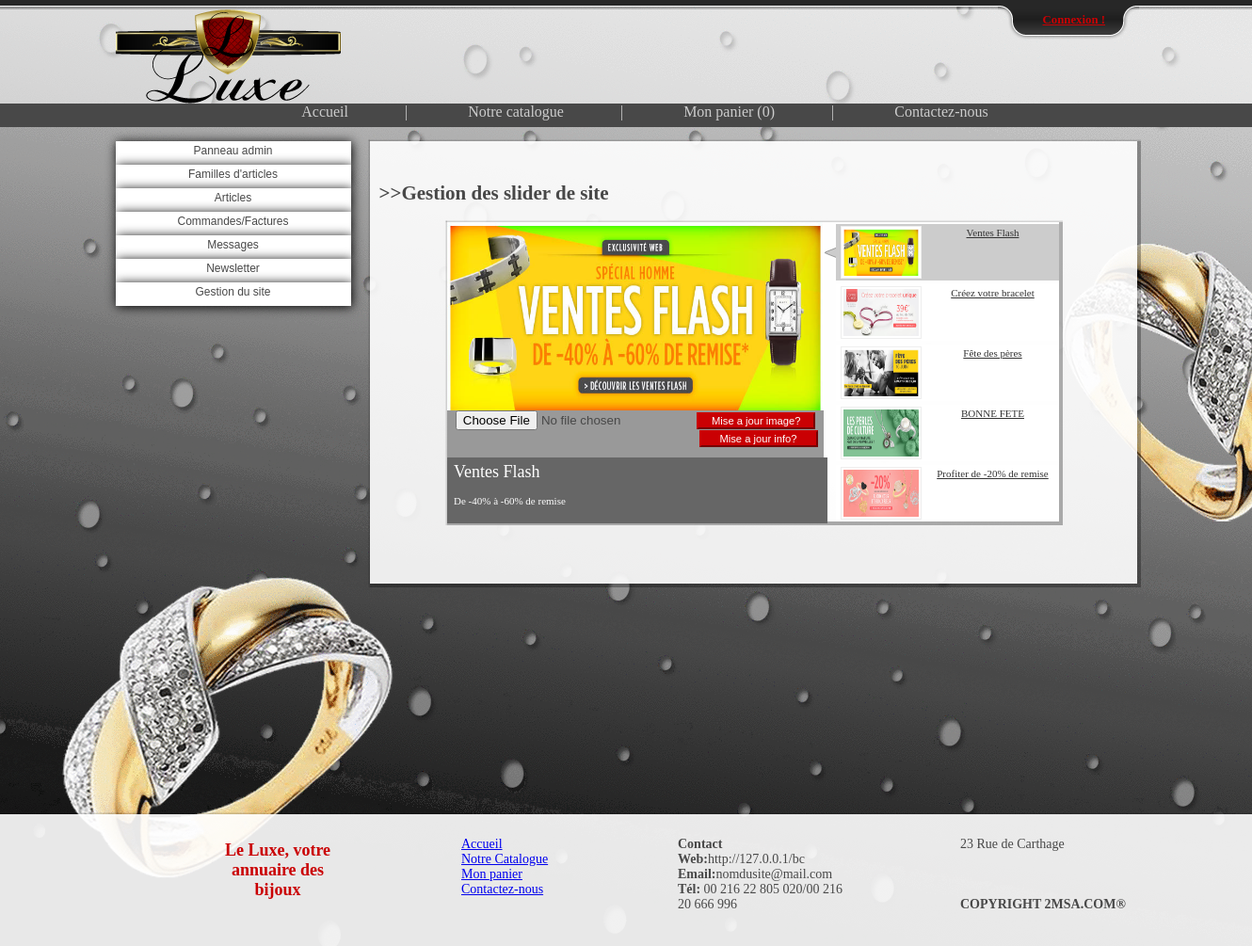
Page /root/g_info_globale/g_sliders.php on the committed database.
### tables this page shows
CREATE TABLE IF NOT EXISTS `jquery` (
  `id_jqy` int(11) NOT NULL,
  `titre_jqy` varchar(300) NOT NULL,
  `text_jqy` varchar(300) NOT NULL,
  PRIMARY KEY (`id_jqy`)
);

CREATE TABLE IF NOT EXISTS `info` (
  `id` int(11) NOT NULL,
  `nom_du_site` varchar(30) NOT NULL,
  `page_facebook` varchar(250) NOT NULL,
  `page_tweeter` varchar(100) NOT NULL,
  `page_youtube` varchar(100) NOT NULL,
  `description` varchar(1000) NOT NULL,
  `adresse` varchar(100) NOT NULL,
  `tel` varchar(100) NOT NULL,
  `text_recherche` varchar(300) NOT NULL,
  `m_recherche` tinyint(1) NOT NULL,
  `m_newsletter` tinyint(1) NOT NULL,
  `m_facebook` tinyint(1) NOT NULL,
  `m_tweeter` tinyint(1) NOT NULL,
  `m_youtube` tinyint(1) NOT NULL,
  `x_gmaps` double NOT NULL,
  `y_gmaps` double NOT NULL
);

### include/function.php (called while the page is built, shortened)
<?php
include('config.php');
$connection = mysql_connect($serveur, $utilisateur, $mot_de_passe) or die(mysql_error());
$query_info = " SELECT * FROM info WHERE id='1' ";
$result_info = mysql_query($query_info, $connection);
$affected_rows_info = mysql_num_rows($result_info);
if($affected_rows_info == 1)
{
	$affected_rows_info2 = mysql_fetch_object($result_info);
	$nom_du_site 				=	$affected_rows_info2->nom_du_site;
	$adresse					=	$affected_rows_info2->adresse;
	$tel						=	$affected_rows_info2->tel;
	$text_recherche				=	$affected_rows_info2->text_recherche;
}
$query_slider_1 			= "SELECT * FROM jquery WHERE id_jqy='1' ";
$reslut_slider_1 			= mysql_query($query_slider_1, $connection);
$affected_rows_slider_1		= mysql_num_rows($reslut_slider_1);
if($affected_rows_slider_1 == 1 )
{
	$affected_rows_slider_1_2	= mysql_fetch_object($reslut_slider_1);
	$titre_jqy_1				=$affected_rows_slider_1_2->titre_jqy;
	$text_jqy_1					= $affected_rows_slider_1_2->text_jqy;
}
$query_slider_2 			= "SELECT * FROM jquery WHERE id_jqy='2' ";
$reslut_slider_2 			= mysql_query($query_slider_2, $connection);
$affected_rows_slider_2		= mysql_num_rows($reslut_slider_2);
if($affected_rows_slider_2 == 1 )
{
	$affected_rows_slider_2_2	= mysql_fetch_object($reslut_slider_2);
	$titre_jqy_2				=$affected_rows_slider_2_2->titre_jqy;
}
$query_slider_3 			= "SELECT * FROM jquery WHERE id_jqy='3' ";
$reslut_slider_3 			= mysql_query($query_slider_3, $connection);
$affected_rows_slider_3		= mysql_num_rows($reslut_slider_3);
if($affected_rows_slider_3 == 1 )
{
	$affected_rows_slider_3_2	= mysql_fetch_object($reslut_slider_3);
	$titre_jqy_3				=$affected_rows_slider_3_2->titre_jqy;
}
$query_slider_4 			= "SELECT * FROM jquery WHERE id_jqy='4' ";
$reslut_slider_4 			= mysql_query($query_slider_4, $connection);
$affected_rows_slider_4		= mysql_num_rows($reslut_slider_4);
if($affected_rows_slider_4 == 1 )
{
	$affected_rows_slider_4_2	= mysql_fetch_object($reslut_slider_4);
	$titre_jqy_4				=$affected_rows_slider_4_2->titre_jqy;
}
$query_slider_5 			= "SELECT * FROM jquery WHERE id_jqy='5' ";
$reslut_slider_5 			= mysql_query($query_slider_5, $connection);
$affected_rows_slider_5		= mysql_num_rows($reslut_slider_5);
if($affected_rows_slider_5 == 1 )
{
	$affected_rows_slider_5_2	= mysql_fetch_object($reslut_slider_5);
	$titre_jqy_5				=$affected_rows_slider_5_2->titre_jqy;
}
?>

### include/config.php (called while the page is built, shortened)
<?php
$adress_du_site="http://127.0.0.1/bc";
?>

### root/g_info_globale/g_sliders.php (the view, shortened to what this page needs)
<?php include('../../include/function.php');?>
<!DOCTYPE html PUBLIC "-//W3C//DTD XHTML 1.0 Transitional//EN" "http://www.w3.org/TR/xhtml1/DTD/xhtml1-transitional.dtd">
<html xmlns="http://www.w3.org/1999/xhtml">
<head>
<link href="../../style/style.css" rel="stylesheet" type="text/css" />
</head>
<body>
<?php include('../../function/top_bar.php'); ?>
    <div id="head">
        <div id="head_container">
            <div id="head_logo">
                <img src="../../style/img/logo.png" alt="Le Bon Choix !"/>
            </div>
        </div>
    </div>
    <?php include('../../function/nav.php');?>
    <div id="contenant">
        <div id="side_bar">
        <?php
        include('../menuadmin.php');
        ?>
        </div>
        <div id="container">
            <div id="container_under_admin" class="g_box">
<br />
<h2>>>Gestion des slider de site</h2>
<center>
<div id="featured">
    <ul class="ui-tabs-nav">
        <li class="ui-tabs-nav-item ui-tabs-selected" id="nav-fragment-1"><a href="#fragment-1"><img src="../../style/img/slider/1.png" alt="" width="80" height="50"/><span><?php echo $titre_jqy_1 ; ?></span></a></li>
        <li class="ui-tabs-nav-item" id="nav-fragment-2"><a href="#fragment-2"><img src="../../style/img/slider/2.png" alt="" width="80" height="50"/><span><?php echo $titre_jqy_2 ; ?></span></a></li>
        <li class="ui-tabs-nav-item" id="nav-fragment-3"><a href="#fragment-3"><img src="../../style/img/slider/3.png" alt="" width="80" height="50"/><span><?php echo $titre_jqy_3 ; ?></span></a></li>
        <li class="ui-tabs-nav-item" id="nav-fragment-4"><a href="#fragment-4"><img src="../../style/img/slider/4.png" alt="" width="80" height="50"/><span><?php echo $titre_jqy_4 ; ?></span></a></li>
        <li class="ui-tabs-nav-item" id="nav-fragment-5"><a href="#fragment-5"><img src="../../style/img/slider/5.png" alt="" width="80" height="50"/><span><?php echo $titre_jqy_5 ; ?></span></a></li>
    </ul>
    <div id="fragment-1" class="ui-tabs-panel">
        <img src="../../style/img/slider/1.png" width="400" height="200"/>
        	<form method="POST" action="" enctype="multipart/form-data">
            	<input type="file" name="img_s1" accept="image/x-png" required="required">
                <input type="submit" value="Mise a jour image?" id="s_file_submit" class="submit_button"/>
            </form>
            <form method="POST" action="">
            	<input type="submit" value="Mise a jour info?" id="s_text_submit" class="submit_button"/>
        <div class="info">
            	<h2><input type="text" name="tit_s1" value="<?php echo $titre_jqy_1 ; ?>" id="s_tit_input" required="required"  max="46"/></h2>
            	<p><input type="text" name="txt_s1" value="<?php echo $text_jqy_1 ; ?>" id="s_txt_input" required="required" max="166"/></form></p>
        </div>
    </div>
    </div>
    </div>
    </div>
    </div>
    <div id="footer">
        <?php include('../../function/footer.php');?>
    </div>
</body>
</html>

### function/footer.php
<div id="footer" class="g_box">
	<div id="footer1">
		<p class="footer_titre">Le <?php echo $nom_du_site ; ?>, votre annuaire des bijoux</p>
	</div>
	<div id="footer2">
		<ul>
			<li class="footer_sous_titre"><a href="index.php">Accueil</a></li>
			<li class="footer_sous_titre"><a href="catalogue.php">Notre Catalogue</a></li>
			<li class="footer_sous_titre"><a href="panier.php">Mon panier</a></li>
			<li class="footer_sous_titre"><a href="contact.php">Contactez-nous</a></li>
		</ul>
	</div>
	<div id="footer3">
		<ul>
			<li class="footer_sous_titre"><b>Contact</b></li>
			<li class="footer_sous_titre"><b>Web:</b><?php echo $adress_du_site ; ?></li>
			<li class="footer_sous_titre"><b>Email:</b><?php echo $text_recherche ; ?></li>
			<li class="footer_sous_titre"><b>Tél:</b> <?php echo $tel ; ?></li>
		</ul>
	</div>
	<div id="footer4">
		<ul>
			<li class="footer_sous_titre"><?php echo $adresse ; ?></li>
            <li>&nbsp;</li>
            <li>&nbsp;</li>
            <li>&nbsp;</li>
            <li class="footer_sous_titre" style="width:300px;"><b>COPYRIGHT 2MSA.COM®</b></li>
        </ul>
	</div>
</div>

### style/style.css (style rules this page uses)
html, body { border: 0; margin: 0; padding: 0; }
body { background-image:url(img/bg.png); background-repeat:no-repeat; }
img { border:none; }
#head { height:100px;background-color: rgba(255, 255, 255, 0.5); }
#head_container { height:100px;width:1085px;margin:0 auto; }
#head_logo { float:left;height:100px;width:250px; }
#head_logo img { border:none; }
#contenant { height:700px;width:1085px;margin:15px auto; }
#side_bar { float:left;width:250px;height:700px; }
#container { float:right;height:700px;width:815px; }
#container_under_admin { height:450px;overflow:scroll; text-align:justify; }
.g_box { -webkit-box-shadow:0.5px 0.5px 1px 3px rgba(0, 0, 0, .3);box-shadow:0.5px 0.5px 1px 3px rgba(0, 0, 0, .3);background-color: rgba(255, 255, 255, 0.9);font-size:14px;color:#484848;padding:10px; }
.submit_button { background-color:#ca0003;border-style:outset;border-color:#ca0003;color:#fff;font-size:0.8em; }
#footer { height:120px; }
#footer1 { float:left;width:150px;margin-left:210px; }
#footer2 { float:left;width:150px;margin-left:80px; }
#footer3 { float:left;width:220px;margin-left:80px; }
#footer4 { float:left;width:150px;margin-left:80px; }
.footer_titre { color:#ca0003;font-size:18px;font-weight:bold; float:left; }
.footer_sous_titre { text-align:left; }
#footer ul { list-style-type:none;float:left; }
#featured { width:400px;padding-right:250px;position:relative;height:318px;-webkit-box-shadow:0.5px 0.5px 1px 3px rgba(0, 0, 0, .3);box-shadow:0.5px 0.5px 1px 3px rgba(0, 0, 0, .3);background-color: rgba(255, 255, 255, 0.9); }
#featured ul.ui-tabs-nav { position:absolute;top:0; left:400px;list-style:none;padding:0; margin:0;width:250px; }
#featured ul.ui-tabs-nav li { padding:2px 0; padding-left:13px;font-size:12px;color:#666; }
#featured ul.ui-tabs-nav li img { float:left; margin:2px 5px;background:#fff;padding:2px;border:1px solid #eee; }
#featured ul.ui-tabs-nav li span { font-size:11px; font-family:Verdana;line-height:18px; }
#featured li.ui-tabs-nav-item a { display:block;height:60px;color:#333;background:#fff;line-height:20px; }
#featured li.ui-tabs-selected { background:url('style/img/slider/selected-item.gif') top left no-repeat; }
#featured ul.ui-tabs-nav li.ui-tabs-selected a { background:#ccc; }
#featured .ui-tabs-panel { width:400px; height:250px;background:#999; position:relative; }
#featured .ui-tabs-panel .info { position:absolute;top:250px; left:0;height:70px; background:#666; }
#featured .info h2 { font-size:18px; font-family:Georgia, serif;color:#fff; padding:5px; margin:0;overflow:hidden; }
#featured .info p { margin:0 5px;font-family:Verdana; font-size:11px;line-height:15px; color:#f0f0f0; }
#s_tit_input { width:390px; height:29px; margin-top:-5px;color:#FFF; background:#666; border:none; font-size:18px; font-family:Georgia; }
#s_txt_input { width:390px; height:29px; margin-top:-5px;color:#FFF; background:#666; border:none; font-family:Verdana; font-size:11px; }
#s_file_submit { width:126px; }
#s_text_submit { margin-left:261px; width:126px; }

### rows in the picture
jquery: titre_jqy "Ventes Flash", tit_s1 "Ventes Flash", txt_s1 "De -40% à -60% de remise"
jquery: titre_jqy "Créez votre bracelet"
jquery: titre_jqy "Fête des pères"
jquery: titre_jqy "BONNE FETE"
jquery: titre_jqy "Profiter de -20% de remise"
info: nom_du_site "Luxe", text_recherche "nomdusite@mail.com", tel "00 216 22 805 020/00 216 20 666 996", adresse "23 Rue de Carthage"

### other values in the picture
nombre_article_dans_panier() "0"
$adress_du_site "http://127.0.0.1/bc"
